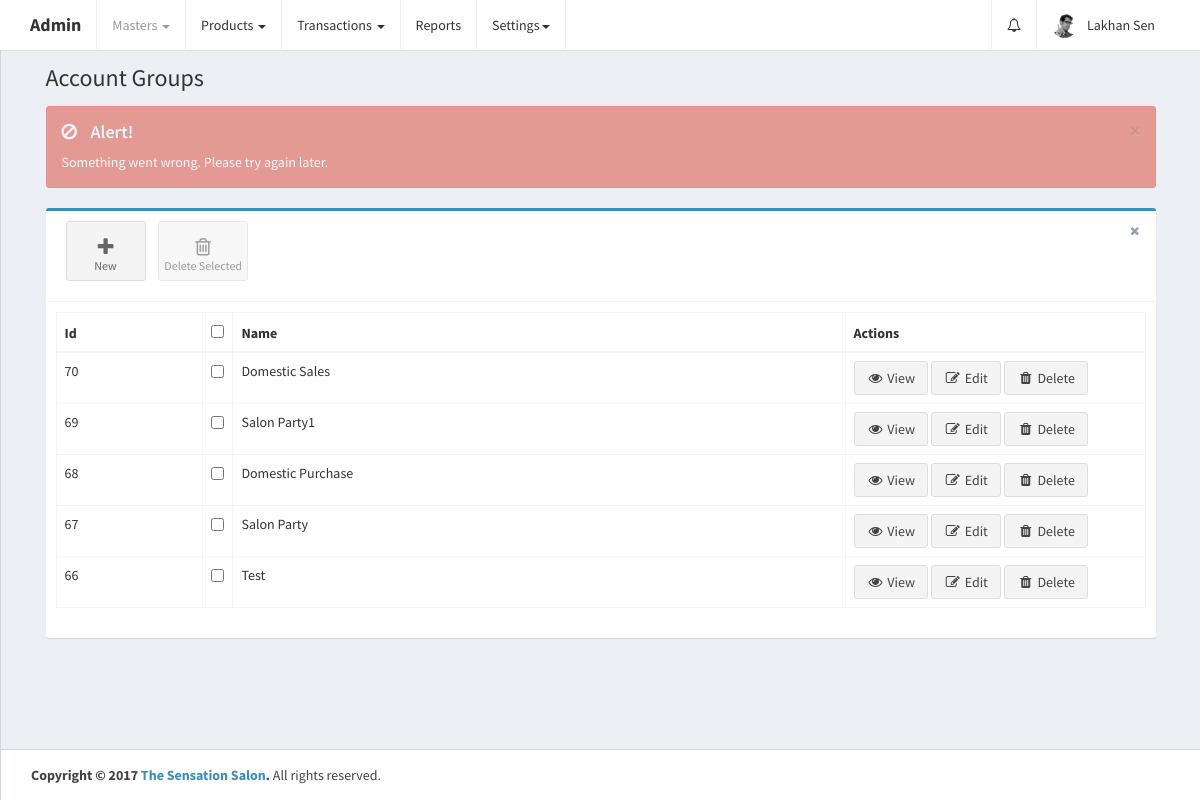
Page /home.php?controller=accountgroup&action=getall (signed in) on the earlier database version.
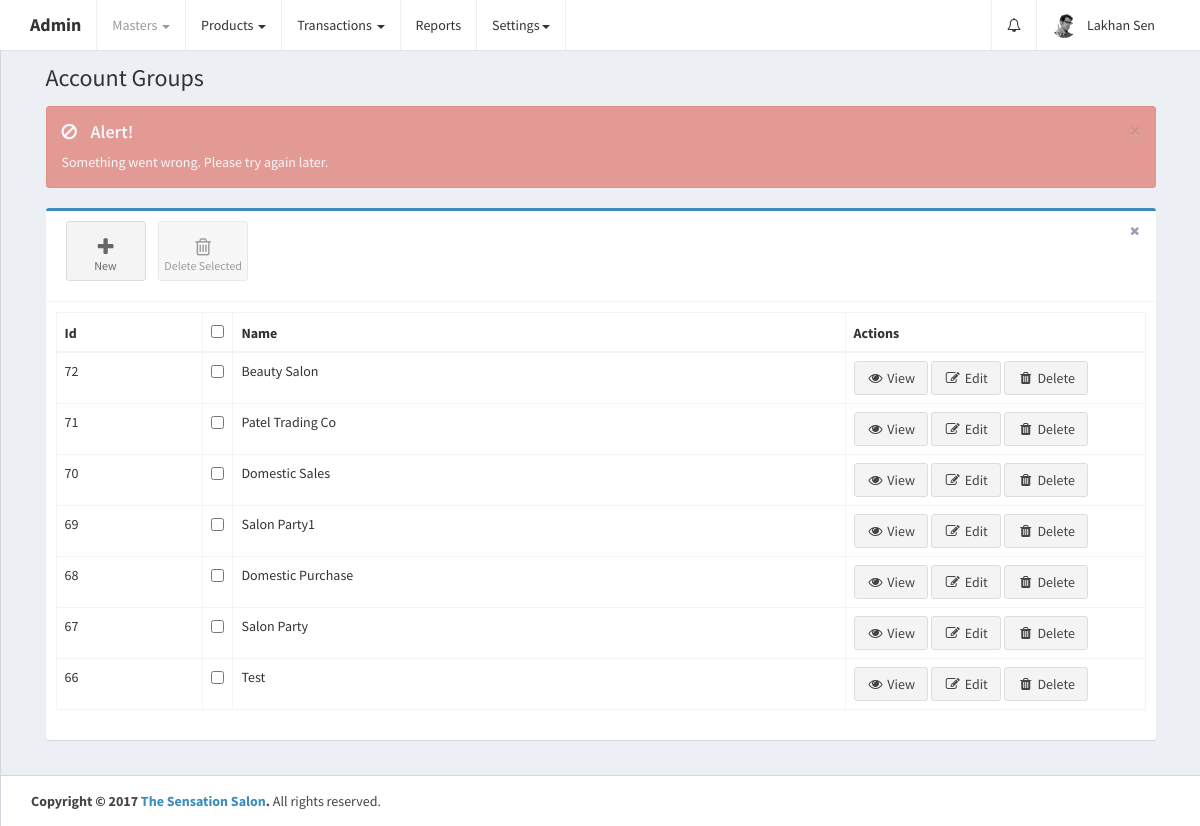
Same page on the later database version.
### tables this page shows
CREATE TABLE `account_groups` (
  `id` int(11) UNSIGNED NOT NULL,
  `parent_id` int(11) NOT NULL DEFAULT '0',
  `name` varchar(255) NOT NULL,
  `opening_balance` double DEFAULT NULL,
  `contact_person` varchar(255) DEFAULT NULL,
  `area` varchar(255) DEFAULT NULL,
  `city` varchar(255) DEFAULT NULL,
  `pincode` varchar(255) DEFAULT NULL,
  `gst_state_code_id` int(11) DEFAULT NULL,
  `email` varchar(255) DEFAULT NULL,
  `mobile1` varchar(255) DEFAULT NULL,
  `mobile2` varchar(255) DEFAULT NULL,
  `bank_name` varchar(255) DEFAULT NULL,
  `bank_branch` varchar(255) DEFAULT NULL,
  `ifsc_code` varchar(255) DEFAULT NULL,
  `bank_account_no` varchar(255) DEFAULT NULL,
  `pan` varchar(255) DEFAULT NULL,
  `gst_type_id` int(11) DEFAULT NULL,
  `gstin` varchar(255) DEFAULT NULL,
  `brand_ids` varchar(255) DEFAULT NULL,
  `is_default` tinyint(1) NOT NULL DEFAULT '0',
  `is_deleted` tinyint(1) DEFAULT '0',
  `created_at` datetime NOT NULL DEFAULT CURRENT_TIMESTAMP,
  `updated_at` datetime NOT NULL DEFAULT CURRENT_TIMESTAMP ON UPDATE CURRENT_TIMESTAMP
);

### controllers/AccountgroupController.php (called while the page is built, shortened)
<?php
class AccountgroupController {
    public $accountgroupobj;
    public function __construct() {
        require_once 'models/AccountGroup.php';
        $this->accountgroupobj = new AccountGroup();
    }
    public function getall() {
        $account_groups_res = $this->accountgroupobj->getall();
        if ($account_groups_res->num_rows > 0) {
            while ($account_group = $account_groups_res->fetch_assoc()) {
                $account_group['name'] = ucwords($account_group['name']);
                $account_groups[] = $account_group;
            }
        }
        require_once APP_DIR . '/views/layout.php';
    }
}
?>

### home.php (called while the page is built, shortened)
<?php
require_once 'config/database.php';
require_once 'config/routes.php';
?>

### models/AccountGroup.php (called while the page is built, shortened)
<?php
class AccountGroup {
    public $conn;
    public function __construct() {
        $db = new Database();
        $this->conn = $db->connect();
    }
    public function getall() {
        $account_groups = $this->conn->query('SELECT * FROM account_groups WHERE is_deleted!="1" ORDER BY id DESC');
        return $account_groups;
    }
}
?>

### config/Database.php (called while the page is built)
<?php
class Database {
    public function connect() {
        $conn = new mysqli('localhost', 'root', '', 'thesensationbeautycentre');
        if ($conn->connect_error) {
            die("Connection failed: " . $conn->connect_error);
        } else {
            return $conn;
        }
    }
}
?>

### views/account_groups.php (the view, shortened to what the changed rows need)
<link rel="stylesheet" href="public/plugins/datatables/dataTables.bootstrap.css">
<div class="row">
    <div class="col-xs-12">
        <div class="box box-primary">
            <div class="box-body">
                <div class="table-responsive">
                    <table id="ac_groups_table" class="table table-bordered table-hover" role="grid" aria-describedby="ac_groups_table_info">
                        <thead>
                            <tr>
                                <th>Id</th>
                                <th data-orderable="false" width="20px">
                                    <input type="checkbox" class="select-all">
                                </th>
                                <th>Name</th>
                                <th data-orderable="false" width="300px">Actions</th>
                            </tr>
                        </thead>
                        <?php
                        if (isset($account_groups)) {
                            if (count($account_groups) > 0) {
                                ?>
                                <tbody>
                                    <?php
                                    foreach ($account_groups as $account_group) {
                                        if ($account_group['is_default'] == '0') {
                                            ?>
                                            <tr id="tr_<?php echo $account_group['id']; ?>">
                                                <td><?php echo $account_group['id']; ?></td>
                                                <td>
                                                    <input type="checkbox" name="select_ac_groups[]" data-id="<?php echo $account_group['id']; ?>">
                                                </td>
                                                <td><?php echo ucwords($account_group['name']); ?></td>
                                                <td>
                                                    <a href="?controller=accountgroup&action=get&id=<?php echo $account_group['id']; ?>" class="btn btn-default"><i class="fa fa-fw fa-eye"></i> View</a>
                                                    <a href="?controller=accountgroup&action=update&id=<?php echo $account_group['id']; ?>" class="btn btn-default"><i class="fa fa-fw fa-pencil-square-o"></i> Edit</a>
                                                    <a href="" class="delete btn btn-default" data-id="<?php echo $account_group['id']; ?>"><i class="fa fa-fw fa-trash"></i> Delete</a>
                                                </td>
                                            </tr>
                                            <?php
                                        }
                                    }
                                    ?>
                                </tbody>
                                <?php
                            }
                        }
                        ?>
                    </table>
                </div>
            </div>
        </div>
    </div>
</div>

Differences in the rows shown:
added account_groups: id "72", name "Beauty Salon"
added account_groups: id "71", name "Patel Trading Co"
